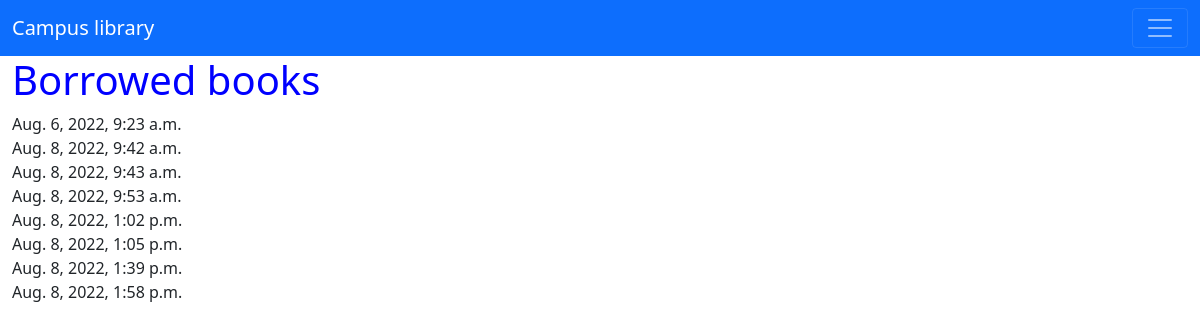
Page /borrowed_books/ (signed in) on the committed database.
### books/models.py (models this page shows)
class Borrowed_book(models.Model):
    class ReturnStatusChoices(models.TextChoices):
        BOOKED = "BOOKED", ("Booked")
    user=models.ForeignKey(User,null=True,on_delete=models.CASCADE)
    book = models.ForeignKey(Book,on_delete=models.CASCADE)
    date_borrowed=models.DateTimeField(auto_now_add=True)
    status = models.CharField(max_length=15, default="BOOKED", choices=ReturnStatusChoices.choices)

### books/views.py (the view)
# urls.py: path('borrowed_books/',views.borrwed_books,name='borrowed_books'),
def borrwed_books(request):
    Books=Borrowed_book.objects.all()
    context={'Books':Books}
    return render(request,'books/borrowed_books.html',context)

### books/templates/books/borrowed_books.html (shortened to what this page needs)
{% extends 'main_librarian.html' %}
{% block content %}
{% if user.is_authenticated %}
<div class="container-fluid">
    <h1 style='color:blue;'>Borrowed books</h1>
    <div>
        {% if Books %}
            {% for book in Books %}
                <div>
                    {{ book.date_borrowed }}
                </div>
            {% endfor %}
        {% else %}
        <h5>No books borrowed yet</h5>
        {% endif %}
    </div>
    {% else %}
    <h1>Please Login First</h1> <a href="/users/login_user/" style='color:black;'>Login</a>
    </br>
    <h1>Please Signup here</h1><a href="/users/register_user/" style='color:black;'>signup</a>
    {% endif %}
</div>
{% endblock content %}

### rows in the picture
Borrowed_book: date_borrowed "Aug. 6, 2022, 9:23 a.m."
Borrowed_book: date_borrowed "Aug. 8, 2022, 9:42 a.m."
Borrowed_book: date_borrowed "Aug. 8, 2022, 9:43 a.m."
Borrowed_book: date_borrowed "Aug. 8, 2022, 9:53 a.m."
Borrowed_book: date_borrowed "Aug. 8, 2022, 1:02 p.m."
Borrowed_book: date_borrowed "Aug. 8, 2022, 1:05 p.m."
Borrowed_book: date_borrowed "Aug. 8, 2022, 1:39 p.m."
Borrowed_book: date_borrowed "Aug. 8, 2022, 1:58 p.m."
